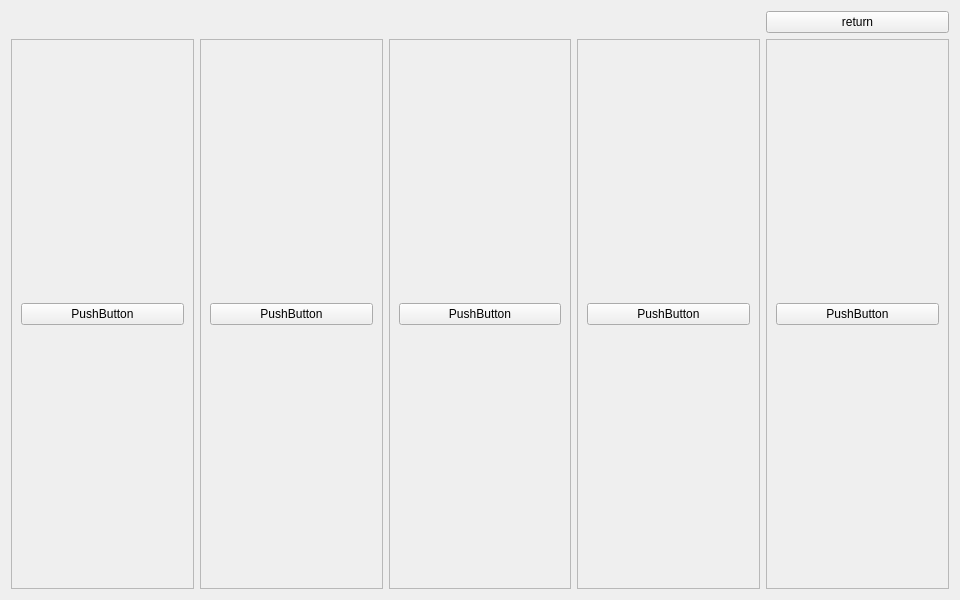
<?xml version="1.0" encoding="UTF-8"?>
<ui version="4.0">
 <class>ThiefSelect</class>
 <widget class="QWidget" name="ThiefSelect">
  <property name="geometry">
   <rect>
    <x>0</x>
    <y>0</y>
    <width>960</width>
    <height>600</height>
   </rect>
  </property>
  <property name="minimumSize">
   <size>
    <width>960</width>
    <height>600</height>
   </size>
  </property>
  <property name="windowTitle">
   <string>Form</string>
  </property>
  <layout class="QGridLayout" name="gridLayout">
   <item row="1" column="3">
    <widget class="QFrame" name="frame_4">
     <property name="frameShape">
      <enum>QFrame::Shape::StyledPanel</enum>
     </property>
     <property name="frameShadow">
      <enum>QFrame::Shadow::Raised</enum>
     </property>
     <layout class="QVBoxLayout" name="verticalLayout_4">
      <item>
       <widget class="QPushButton" name="pushButton_4">
        <property name="text">
         <string>PushButton</string>
        </property>
       </widget>
      </item>
     </layout>
    </widget>
   </item>
   <item row="1" column="4">
    <widget class="QFrame" name="frame_5">
     <property name="frameShape">
      <enum>QFrame::Shape::StyledPanel</enum>
     </property>
     <property name="frameShadow">
      <enum>QFrame::Shadow::Raised</enum>
     </property>
     <layout class="QVBoxLayout" name="verticalLayout_5">
      <item>
       <widget class="QPushButton" name="pushButton_5">
        <property name="text">
         <string>PushButton</string>
        </property>
       </widget>
      </item>
     </layout>
    </widget>
   </item>
   <item row="1" column="0">
    <widget class="QFrame" name="frame">
     <property name="frameShape">
      <enum>QFrame::Shape::StyledPanel</enum>
     </property>
     <property name="frameShadow">
      <enum>QFrame::Shadow::Raised</enum>
     </property>
     <layout class="QVBoxLayout" name="verticalLayout">
      <item>
       <widget class="QPushButton" name="pushButton">
        <property name="text">
         <string>PushButton</string>
        </property>
       </widget>
      </item>
     </layout>
    </widget>
   </item>
   <item row="1" column="1">
    <widget class="QFrame" name="frame_2">
     <property name="frameShape">
      <enum>QFrame::Shape::StyledPanel</enum>
     </property>
     <property name="frameShadow">
      <enum>QFrame::Shadow::Raised</enum>
     </property>
     <layout class="QVBoxLayout" name="verticalLayout_2">
      <item>
       <widget class="QPushButton" name="pushButton_2">
        <property name="text">
         <string>PushButton</string>
        </property>
       </widget>
      </item>
     </layout>
    </widget>
   </item>
   <item row="1" column="2">
    <widget class="QFrame" name="frame_3">
     <property name="frameShape">
      <enum>QFrame::Shape::StyledPanel</enum>
     </property>
     <property name="frameShadow">
      <enum>QFrame::Shadow::Raised</enum>
     </property>
     <layout class="QVBoxLayout" name="verticalLayout_3">
      <item>
       <widget class="QPushButton" name="pushButton_3">
        <property name="text">
         <string>PushButton</string>
        </property>
       </widget>
      </item>
     </layout>
    </widget>
   </item>
   <item row="0" column="4">
    <widget class="QPushButton" name="returnButton">
     <property name="text">
      <string>return</string>
     </property>
    </widget>
   </item>
  </layout>
 </widget>
 <resources/>
 <connections/>
</ui>
